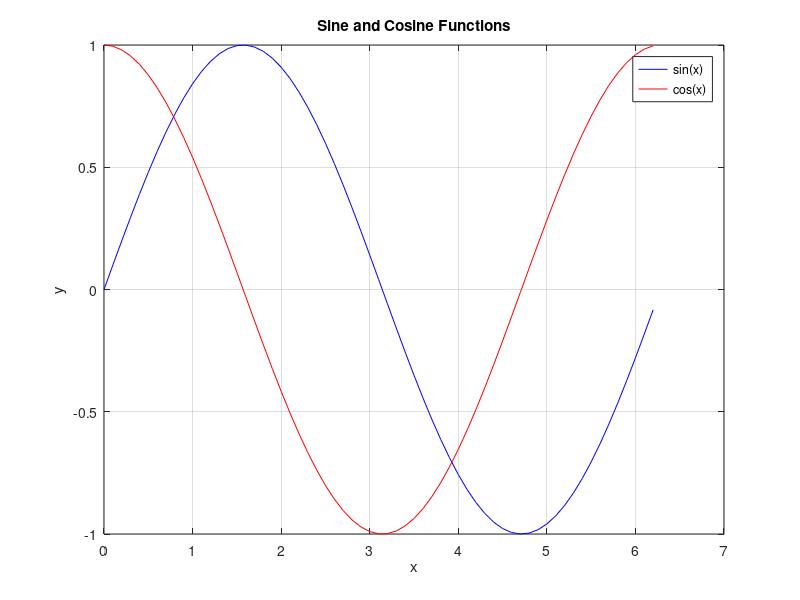

The MATLAB source for this figure: (Note: this script raises an error after producing the figure.)

%% Basic syntax

disp('Hello, MATLAB!');

result = (3 + 5) * 2 / (4 - 1);
disp(result);


vector = 1:10;
disp(vector);


A = [1, 2, 3];
B = [4, 5, 6];
sum_vector = A + B;
disp(sum_vector);


C = [1, 2; 3, 4];
D = [5, 6; 7, 8];
product_matrix = C * D;
disp(product_matrix);


even_numbers = 2:2:20;
disp(even_numbers);

odd_numbers = 1:2:20;
disp(odd_numbers);

% Function

function fact = factorial_calc(n)
    fact = 1;
    for i = 1:n
        fact = fact * i;
    end
end

n = 30; % Change this to test different values
result = factorial_calc(n);
disp(result);



function is_prime = is_prime_number(num)
    if num <= 1
        is_prime = false;
        return;
    end
    
    is_prime = true;
    for i = 2:sqrt(num)
        if mod(num, i) == 0
            is_prime = false;
            break;
        end
    end
end


num = 3; % Change this to test different values
result = is_prime_number(num);
disp(result);


x = 0:0.1:2*pi;
y1 = sin(x);
y2 = cos(x);

plot(x, y1, 'b', x, y2, 'r');
legend('sin(x)', 'cos(x)');
xlabel('x');
ylabel('y');
title('Sine and Cosine Functions');
grid on;



number = 56;
primeFactors(number);


odd_numbers = [];
for num = 1:50
    if mod(num, 2) == 1 && mod(num, 3) ~= 0
        odd_numbers = [odd_numbers, num];
    end
end
disp(odd_numbers);


x = linspace(0, 2*pi, 100);
y = sin(x);

plot(x, y)

title('sin function')
xlabel('X')
ylabel('Y')


x = linspace(0, 2*pi, 100);
y1 = sin(x);
y2 = cos(x);
x_scatter = rand(1, 50);
y_scatter = rand(1, 50);
z_scatter = rand(1, 50);
categories = {'A', 'B', 'C'};
data_bar = [3, 5, 7];
data_pie = [30, 40, 30];

%Line plot
subplot(1, 1, 1);
plot(x, y1, 'r-', x, y2, 'b--');
title('Line plot');
legend('sin(x)', 'cos(x)');
xlabel('X');
ylabel('Y');

%Scatter plot
subplot(3, 3, 2);
scatter(x_scatter, y_scatter, 'g.');
title('scatter plot');
xlabel('X');
ylabel('Y');

%Bar plot
subplot(3, 3, 3);
bar(data_bar, data_bar);
title('Bar plot')
xlabel('Categories');
ylabel('Data');

%Histrogram
subplot(3,3,4);
histogram(x_scatter, 10);
title('Histrogram')

%Pie chart
subplot(3, 3, 5);
pie(data_pie, categories)
title('Pie chart')

%3D plot
subplot(1, 1, 1);
scatter3(x_scatter, y_scatter, z_scatter);
title('3D plot')

%Box plot
subplot(1, 1, 1);
boxplot(randn(100, 3), "Labels", {1, 2, 3});
title('Box plot');


%Heatmap
load patients
tbl = table(LastName,Age,Gender,SelfAssessedHealthStatus,...
    Smoker,Weight,Location);
subplot(1, 1, 1);
heatmap(tbl,'Smoker','SelfAssessedHealthStatus');
title('Heatmap')


[X, Y] = meshgrid(-2:0.2:2);
Z = X .* exp(-X.^2 - Y.^2);
%Contour plot
subplot(1, 1, 1);
contour(X, Y, Z);
title('Contour plot')


%% Load NMR data and manipulate data
data = readtable('Example_NMR_data.csv');

ppm = table2array(data(1, 2:end));

X = table2array(data(2:end, 2:end));

label = data(2:end,1);


%% Plot NMR spectra
figure;
plot(ppm, X);
set(gca, 'Xdir', 'Reverse');
xlabel('\delta^1H');
ylabel('Intensity');
title('NMR spectra')
